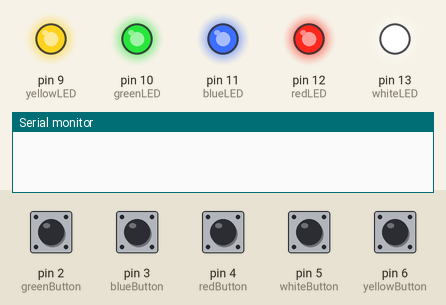
This sketch was run on a simulated Arduino Uno, built with avr-gcc and run on an emulated ATmega328P. Shown: output pins drawn as LEDs (lit = HIGH), the last lines printed to the serial monitor. The inputs (shaded band) are chosen by the test bench; at power-on: pin 2 (greenButton), pin 3 (blueButton), pin 4 (redButton), pin 5 (whiteButton), pin 6 (yellowButton) HIGH.

Above: at 1.2 s.
1.3 s: pin 2 (greenButton) pulled LOW for 0.15 s
At 1.38 s:
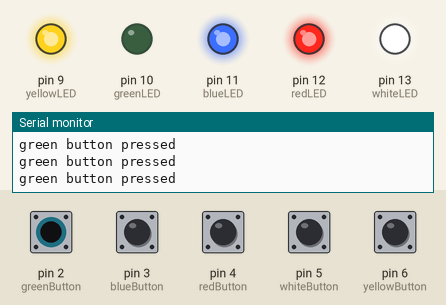
2.9 s: pin 3 (blueButton) pulled LOW for 0.15 s
At 2.97 s:
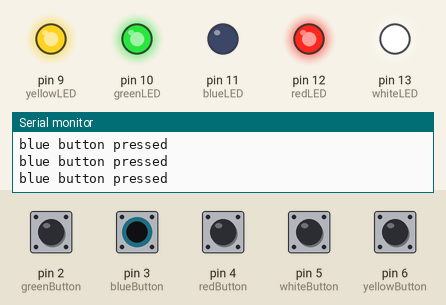
4.5 s: pin 4 (redButton) pulled LOW for 0.15 s
At 4.58 s:
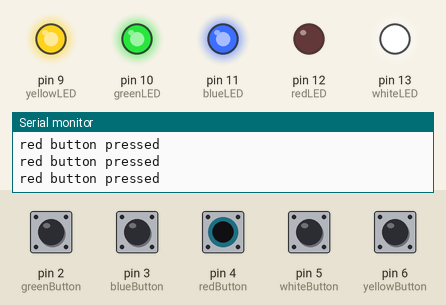
6.1 s: pin 5 (whiteButton) pulled LOW for 0.15 s
At 6.18 s:
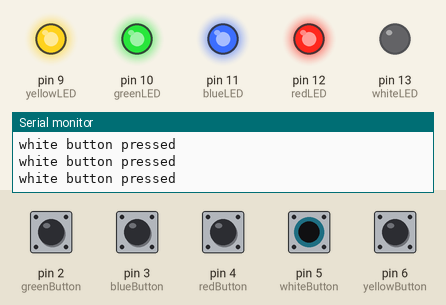
7.7 s: pin 6 (yellowButton) pulled LOW for 0.15 s
At 7.78 s:
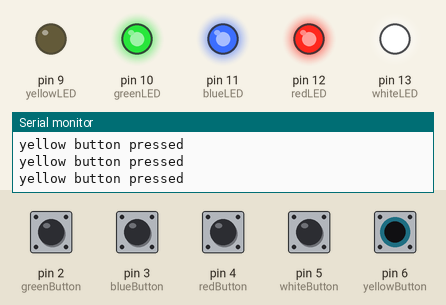
9.3 s: pin 2 (greenButton) driven LOW and pin 3 (blueButton) driven LOW
At 9.8 s:
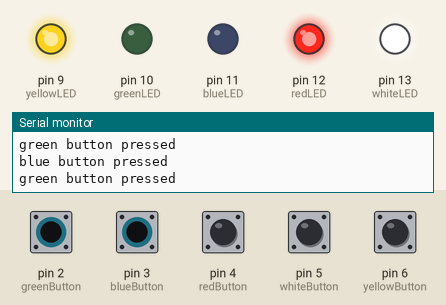
Timing chart, 0 to 11.8 s (numbered marks = the images above; inputs shaded):
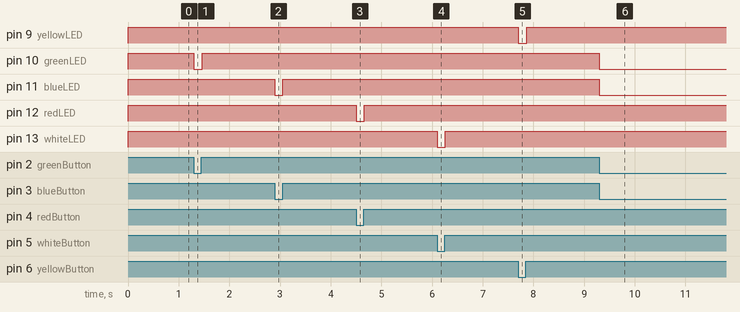

Measured:
- after the input at 1.3 s, pin 10 (greenLED): HIGH → LOW at once, → HIGH 0.16 s later
- after the input at 2.9 s, pin 11 (blueLED): HIGH → LOW at once, → HIGH 0.15 s later
- after the input at 4.5 s, pin 12 (redLED): HIGH → LOW at once, → HIGH 0.16 s later
- after the input at 6.1 s, pin 13 (whiteLED): HIGH → LOW at once, → HIGH 0.16 s later
- after the input at 7.7 s, pin 9 (yellowLED): HIGH → LOW at once, → HIGH 0.17 s later
- after the input at 9.3 s, pin 10 (greenLED), pin 11 (blueLED): HIGH → LOW at once

The sketch:

SimonArduinoButtonTest.ino
```cpp
// Assigning variables for button pin values
int whiteButton  = 5;
int redButton    = 4;
int blueButton   = 3;
int greenButton  = 2;
int yellowButton = 6;

// Assigning variables for LED pin values
int whiteLED     = 13;
int redLED       = 12;
int blueLED      = 11;
int greenLED     = 10;
int yellowLED    = 9;

void setup() {
  // put your setup code here, to run once:

  pinMode(whiteLED, OUTPUT);
  pinMode(whiteButton, INPUT);

  pinMode(redLED, OUTPUT);
  pinMode(redButton, INPUT);

  pinMode(blueLED, OUTPUT);
  pinMode(blueButton, INPUT);

  pinMode(greenLED, OUTPUT);
  pinMode(greenButton, INPUT);

  pinMode(yellowLED, OUTPUT);
  pinMode(yellowButton, INPUT);

  Serial.begin(9600);

}

void loop() {
  // put your main code here, to run repeatedly:

  if (digitalRead(whiteButton) == LOW) {
    digitalWrite(whiteLED, LOW);
    Serial.println("white button pressed");
  } else {
    digitalWrite(whiteLED, HIGH);
  }

  if (digitalRead(redButton) == LOW) {
    digitalWrite(redLED, LOW);
    Serial.println("red button pressed");
  } else {
    digitalWrite(redLED, HIGH);
  }

  if (digitalRead(blueButton) == LOW) {
    digitalWrite(blueLED, LOW);
    Serial.println("blue button pressed");
  } else {
    digitalWrite(blueLED, HIGH);
  }

  if (digitalRead(greenButton) == LOW) {
    digitalWrite(greenLED, LOW);
    Serial.println("green button pressed");
  } else {
    digitalWrite(greenLED, HIGH);
  }

  if (digitalRead(yellowButton) == LOW) {
    digitalWrite(yellowLED, LOW);
    Serial.println("yellow button pressed");
  } else {
    digitalWrite(yellowLED, HIGH);
  }


}
```
